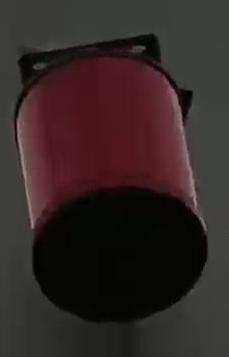
#> input picture images/呼吸器/1.jpg, 229 x 357 px, found by its file name
$ python thresholdSegmentations.py
#> lines starting #> are read from the running program, lines starting #| are printed output that depends on the picture; after the words box and inside, x2 and y2 are one past the last pixel; in counts of white or black regions, pixels touching at a corner belong together
'''
@author: linxu
@contact: 17746071609@163.com
@time: 2021-06-29 下午19:07
@desc: 针对五种不同转换方式，采用滑动条实现动态全局阈值分割

cv2.threshold(src, thresh, maxval, type)
参数：
    src:输入的图像
    thresh:图像分割所用的阈值（threshold value）
    maxval:当阈值类型（thresholding type）采用cv2.THRESH_BINARY和cv2.THRESH_BINARY_INV时像素点被赋予的新值
    type:介绍5种转换方式：
        cv2.THRESH_BINARY（当图像某点像素值大于thresh(阈值)时赋予maxval，反之为0。注：最常用且为默认值）
        cv2.THRESH_BINARY_INV（当图像某点像素值小于thresh时赋予maxval，反之为0）
        cv2.THRESH_TRUNC（当图像某点像素值大于thresh时赋予thresh,反之不变。注：虽然maxval没用了，但是调用函数不能省略）
        cv2.THRESH_TOZERO（当图像某点像素值小于thresh时赋予0，反之不变。注：同上）
        cv2.THRESH_TOZERO_INV（当图像某点像素值大于thresh时赋予0，反之不变。注：同上）
   补：cv2.THRESH_OTSU（该方法自动寻找最优阈值，并返回给retval，见下文。实际使用时配合上述5种转变方式之一，例如：cv2.THRESH_OTSU+cv2.THRESH_BINARY）
'''

import cv2
import numpy as np

def threshold_segmentation(thresh):
    '''
    创建滑动条回调函数，参数thresh为滑动条对应位置的数值
    :param thresh:
    :return:
    '''
    #采用5种阈值类型（thresholding type）分割图像
    retval1,img_binary=cv2.threshold(img_original,thresh,255,cv2.THRESH_BINARY)
    retval2,img_binary_invertion=cv2.threshold(img_original,thresh,255,cv2.THRESH_BINARY_INV)
    retval3,img_trunc=cv2.threshold(img_original,thresh,255,cv2.THRESH_TRUNC)
    retval4,img_tozero=cv2.threshold(img_original,thresh,255,cv2.THRESH_TOZERO)
    retval5,img_tozero_inversion=cv2.threshold(img_original,thresh,255,cv2.THRESH_TOZERO_INV)
    # 由于cv2.imshow()显示的是多维数组（ndarray）,因此我们通过np.hstack(数组水平拼接)
    # 和np.vstack(竖直拼接)拼接数组，达到同时显示多幅图的目的
    img1 = np.hstack([img_original,img_binary,img_binary_invertion])
    img2 = np.hstack([img_trunc,img_tozero,img_tozero_inversion])
    global imgs
    imgs=np.vstack([img1,img2])

if __name__ == '__main__':
    # 载入原图，转化为灰度图像,并通过cv2.resize()等比调整图像大小
    file_path = '/home/linxu/Desktop/输电杆塔照片素材/输电杆塔照片素材/杆塔倒塌/1.JPG'
    # file_path = '/home/linxu/PycharmProjects/CVProcessLib/images/数显表/1.jpeg'
    img_original=cv2.imread(file_path)
#> img_original is the input picture: shape (357, 229, 3); mean B, G, R 38.2, 38.3, 51.4

    gray = cv2.cvtColor(img_original, cv2.COLOR_RGB2GRAY)
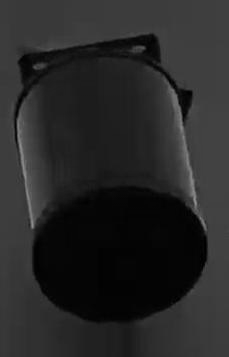
#> gray: shape (357, 229); min 0, max 146, mean 39.6
    img_original=cv2.resize(gray,(0,0),fx=0.1,fy=0.1)
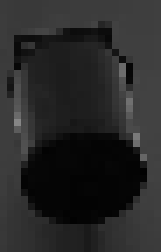
#> img_original: shape (36, 23) (shown 7 times larger); min 1, max 134, mean 39.7
    # 初始化阈值，定义全局变量imgs
    thresh=130
    imgs=0

    # 新建窗口
    cv2.namedWindow('Images')
    # 新建滑动条，初始位置为130
    cv2.createTrackbar('threshold value','Images',130,255,threshold_segmentation)
    # 第一次调用函数
    threshold_segmentation(thresh)
#> in threshold_segmentation, `retval1,img_binary=cv2.threshold(img_original,thresh,255,cv2.THRESH_BI..`:
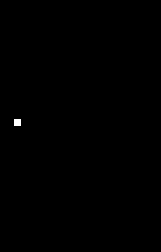
#> img_binary: shape (36, 23) (shown 7 times larger); 0.12% white in thin lines or dots, all inside (x1, y1, x2, y2) = (2, 17, 3, 18)
#> in threshold_segmentation, `retval1,img_binary=cv2.threshold(img_original,thresh,255,cv2.THRESH_BI..`: retval1 = 130
#> in threshold_segmentation, `img1 = np.hstack([img_original,img_binary,img_binary_invertion])`:
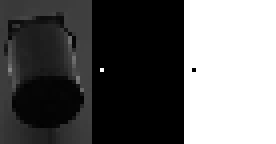
#> img1: shape (36, 69) (shown 4 times larger); min 0, max 255, mean 98.2
#> in threshold_segmentation, `img2 = np.hstack([img_trunc,img_tozero,img_tozero_inversion])`:
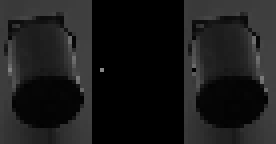
#> img2: shape (36, 69) (shown 4 times larger); min 0, max 134, mean 26.5
#> in threshold_segmentation, `imgs=np.vstack([img1,img2])`:
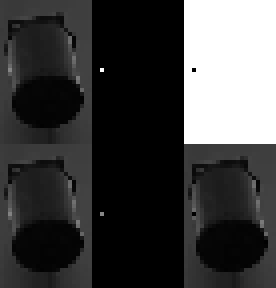
#> imgs: shape (72, 69) (shown 4 times larger); min 0, max 255, mean 62.4
    # 显示图像
    while(1):
        cv2.imshow('Images',imgs)
        # 按下q键退出
        if cv2.waitKey(1)==ord('q'):
#> (key q is pressed here)
            break
    cv2.destroyAllWindows()

$ run again, with images/呼吸器/10.jpg copied over images/呼吸器/1.jpg
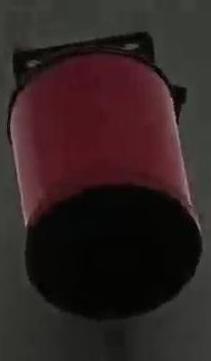
#> input picture images/呼吸器/10.jpg, 211 x 361 px, found by its file name
#> img_original is the input picture: shape (361, 211, 3); mean B, G, R 34.4, 34.6, 48.8
#> `gray = cv2.cvtColor(img_original, cv2.COLOR_RGB2GRAY)`:
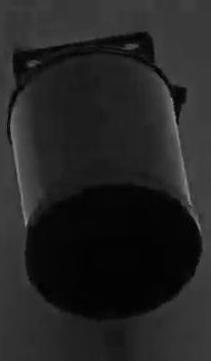
#> gray: shape (361, 211); min 0, max 138, mean 36
#> img_original: shape (36, 21)
#> img_binary: shape (36, 21); every value is 0
#> retval1 = 130
#> img_binary_invertion: shape (36, 21); every value is 255
#> in threshold_segmentation, `imgs=np.vstack([img1,img2])`:
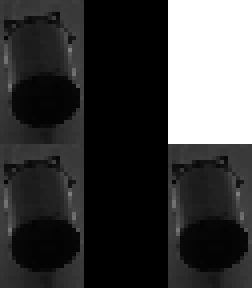
#> imgs: shape (72, 63) (shown 4 times larger); min 0, max 255, mean 60.6

$ run again, with images/呼吸器/2.jpg copied over images/呼吸器/1.jpg
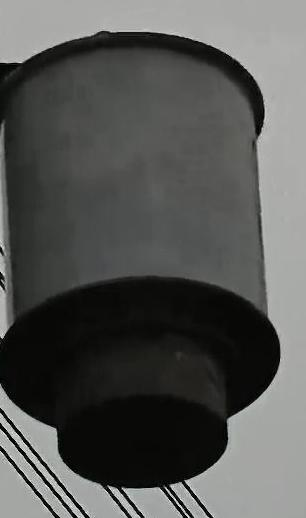
#> input picture images/呼吸器/2.jpg, 306 x 518 px, found by its file name
#> img_original is the input picture: shape (518, 306, 3); mean B, G, R 83.7, 85.9, 85.1
#> img_original: shape (52, 31)
#> in threshold_segmentation, `retval1,img_binary=cv2.threshold(img_original,thresh,255,cv2.THRESH_BI..`:
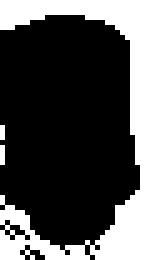
#> img_binary: shape (52, 31) (shown 5 times larger); 31.6% white; 3 white regions (2 under 20 px), largest, box (x1, y1, x2, y2) and area: (0, 0, 31, 52) 503
#> retval1 = 130
#> in threshold_segmentation, `imgs=np.vstack([img1,img2])`:
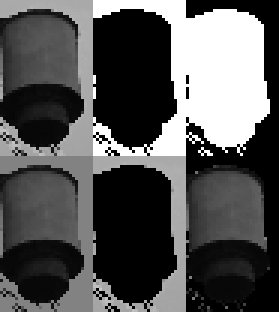
#> imgs: shape (104, 93) (shown 3 times larger); min 0, max 255, mean 83.5
